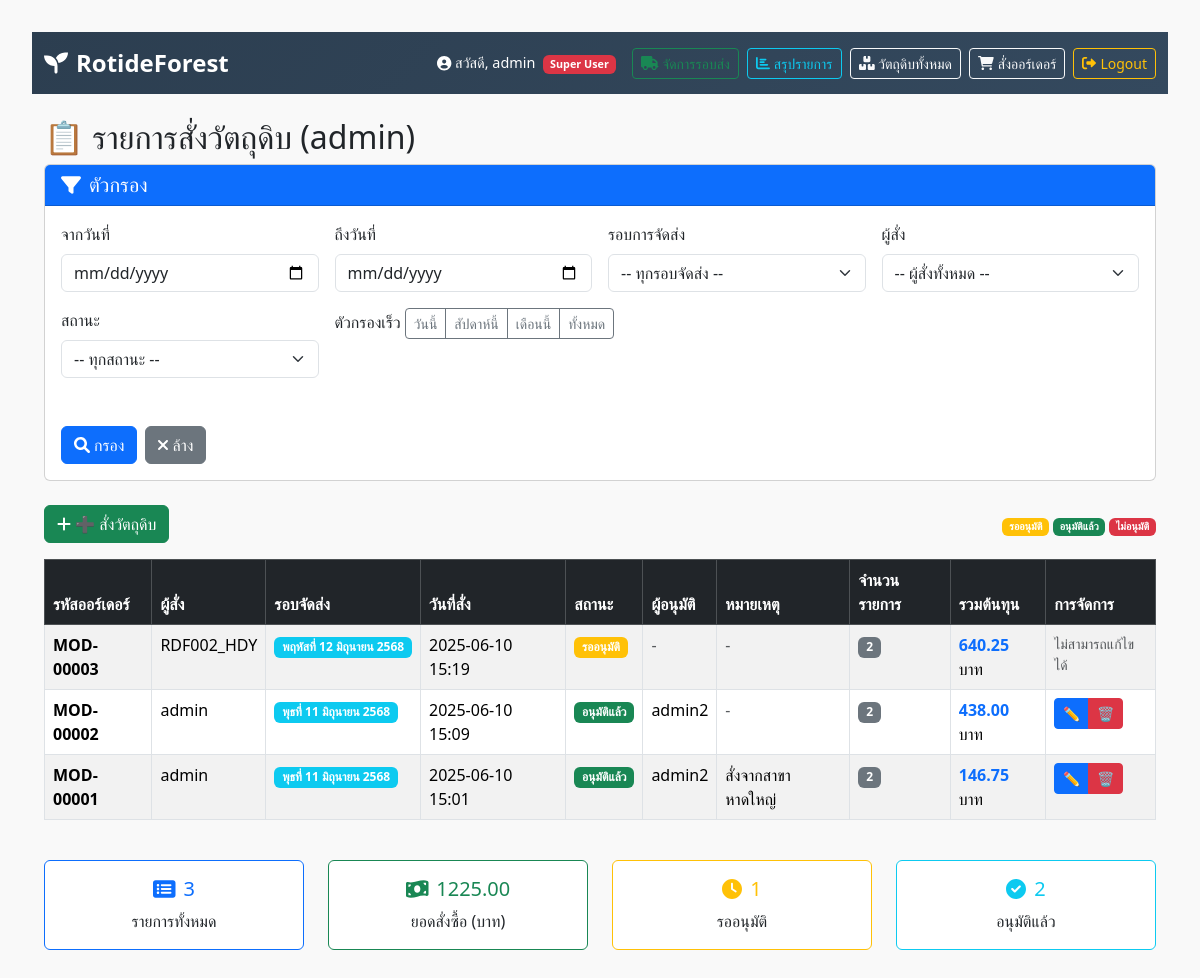
Page / (signed in) on the earlier database version.
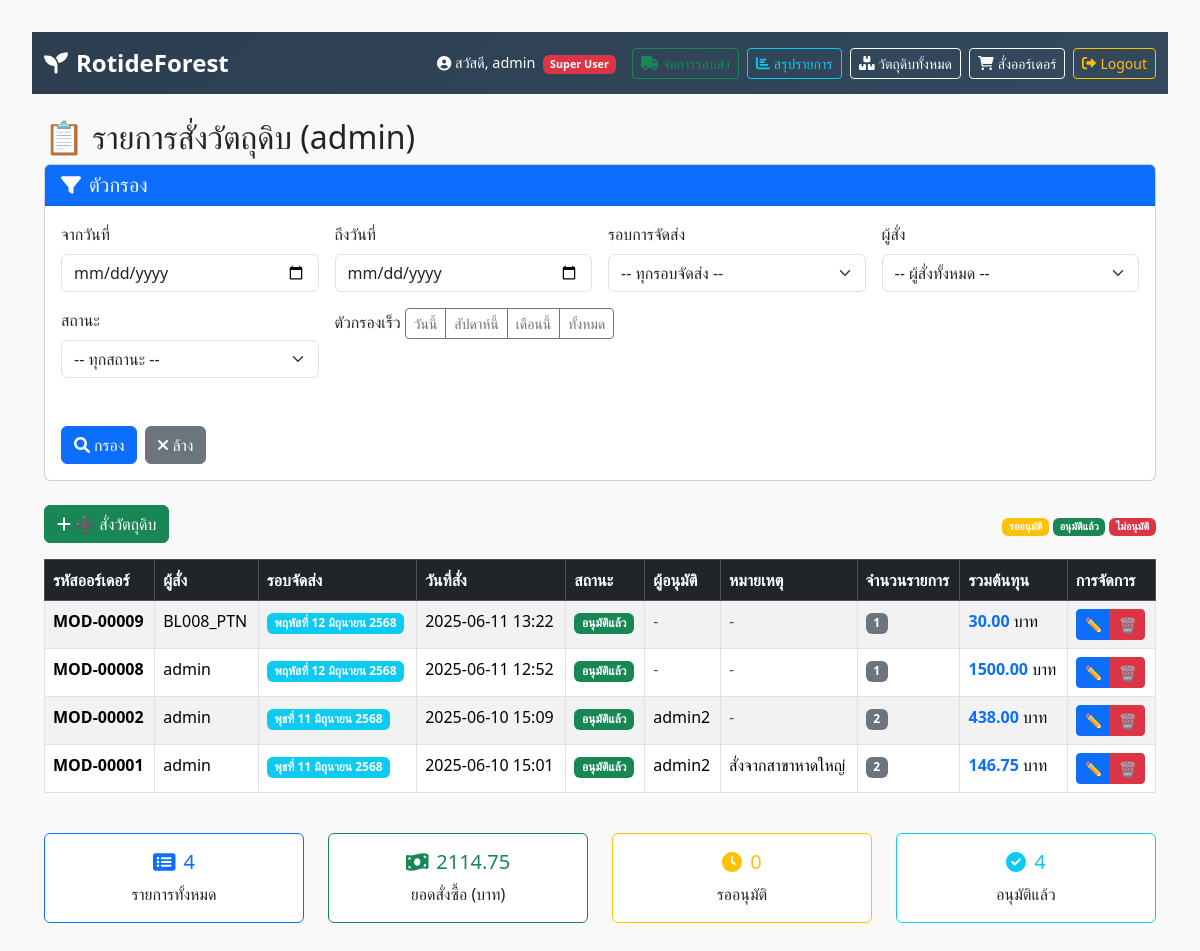
Same page on the later database version.
### inventory/models.py (models this page shows, shortened)
class MaterialOrder(models.Model):
    APPROVAL_STATUS_CHOICES = [
        ('pending', 'รออนุมัติ'),
        ('approved', 'อนุมัติแล้ว'),
        ('rejected', 'ไม่อนุมัติ'),
    ]
    quantity = models.IntegerField(default=0, null=True, blank=True)
    total_cost = models.FloatField(default=0, null=True, blank=True)
    ordered_by = models.ForeignKey(User, on_delete=models.CASCADE, verbose_name="ผู้สั่ง")
    created_at = models.DateTimeField(auto_now_add=True, verbose_name="วันที่สั่ง")
    updated_at = models.DateTimeField(auto_now=True)
    note = models.TextField(blank=True, verbose_name="หมายเหตุ")
    delivery_round = models.ForeignKey(
        DeliveryRound,
        on_delete=models.SET_NULL,
        null=True,
        blank=True,
        verbose_name="รอบจัดส่ง"
    )
    approval_status = models.CharField(
        max_length=20,
        choices=APPROVAL_STATUS_CHOICES,
        default='approved',
        verbose_name="สถานะอนุมัติ"
    )
    approved_by = models.ForeignKey(
        User,
        on_delete=models.SET_NULL,
        null=True,
        blank=True,
        related_name='approved_orders',
        verbose_name="ผู้อนุมัติ"
    )
    approved_at = models.DateTimeField(null=True, blank=True, verbose_name="วันที่อนุมัติ")
    class Meta:
        verbose_name = "รายการสั่งซื้อ"
        verbose_name_plural = "รายการสั่งซื้อ"
        ordering = ['-created_at']

class DeliveryRound(models.Model):
    name = models.CharField(max_length=100, verbose_name="ชื่อรอบจัดส่ง")
    description = models.TextField(blank=True, verbose_name="รายละเอียด")
    is_active = models.BooleanField(default=True, verbose_name="เปิดใช้งาน")
    created_at = models.DateTimeField(auto_now_add=True)
    class Meta:
        verbose_name = "รอบจัดส่ง"
        verbose_name_plural = "รอบจัดส่ง"
        ordering = ['name']

### inventory/views.py (the view, shortened to what this page needs)
# urls.py: path('', views.home, name='home'),
@login_required
def home(request):
    orders = MaterialOrder.objects.all().order_by('-created_at')
    admin_list = ['admin', 'admin2', 'area_manager', 'coo', 'ceo','KITCHEN_CENTRAL']
    date_from = request.GET.get('date_from')
    date_to = request.GET.get('date_to')
    delivery_round_id = request.GET.get('delivery_round')
    ordered_by_id = request.GET.get('ordered_by')
    status_filter = request.GET.get('status')
    active_filters = []
    filter_order = []
    all_cost = []
    for o in orders:
        if request.user.username in admin_list:
            filter_order.append(o)
            all_cost.append(o.total_cost or 0)
        elif o.ordered_by.username == request.user.username:
            filter_order.append(o)
            all_cost.append(o.total_cost or 0)
    sumtotal = len(filter_order)
    total_cost = sum(all_cost)
    filtered_order_ids = [order.id for order in filter_order]
    status_counts = MaterialOrder.objects.filter(id__in=filtered_order_ids).aggregate(
        total=Count('id'),
        pending=Count('id', filter=Q(approval_status='pending')),
        approved=Count('id', filter=Q(approval_status='approved')),
        rejected=Count('id', filter=Q(approval_status='rejected'))
    )
    delivery_rounds = DeliveryRound.objects.filter(is_active=True).order_by('name')
    users = []
    if request.user.username in admin_list:
        users = User.objects.filter(
            materialorder__isnull=False
        ).distinct().order_by('username')
    context = {
        'orders': filter_order,
        'status_counts': status_counts,
        'total_order': sumtotal,
        'total_cost': total_cost,
        'delivery_rounds': delivery_rounds,
        'users': users,
        'admin_list': admin_list,
        'active_filters': active_filters,
    }
    return render(request, 'inventory/home.html', context)

### inventory/templates/inventory/home.html (shortened to what this page needs)
{% extends 'inventory/base.html' %}
{% block content %}
<h2>📋 รายการสั่งวัตถุดิบ ({{ request.user.username }})</h2>
<div class="card mb-4">
  <div class="card-header bg-primary text-white">
    <h5 class="mb-0"><i class="fas fa-filter me-2"></i>ตัวกรอง</h5>
  </div>
  <div class="card-body">
    <form method="GET" id="filterForm">
      <div class="row g-3">
        <div class="col-md-3">
          <label for="date_from" class="form-label">จากวันที่</label>
          <input type="date" class="form-control" id="date_from" name="date_from" value="{{ request.GET.date_from }}">
        </div>
        <div class="col-md-3">
          <label for="date_to" class="form-label">ถึงวันที่</label>
          <input type="date" class="form-control" id="date_to" name="date_to" value="{{ request.GET.date_to }}">
        </div>
        <div class="col-md-3">
          <label for="delivery_round" class="form-label">รอบการจัดส่ง</label>
          <select class="form-select" id="delivery_round" name="delivery_round">
            <option value="">-- ทุกรอบจัดส่ง --</option>
          </select>
        </div>
        {% if request.user.username in admin_list %}
        <div class="col-md-3">
          <label for="ordered_by" class="form-label">ผู้สั่ง</label>
          <select class="form-select" id="ordered_by" name="ordered_by">
            <option value="">-- ผู้สั่งทั้งหมด --</option>
          </select>
        </div>
        {% endif %}
        <div class="col-md-3">
          <label for="status" class="form-label">สถานะ</label>
          <select class="form-select" id="status" name="status">
            <option value="">-- ทุกสถานะ --</option>
          </select>
        </div>
        <div class="col-md-9">
          <label class="form-label">ตัวกรองเร็ว</label>
          <div class="btn-group" role="group">
            <button type="button" class="btn btn-outline-secondary btn-sm" onclick="setDateFilter('today')">วันนี้</button>
            <button type="button" class="btn btn-outline-secondary btn-sm" onclick="setDateFilter('week')">สัปดาห์นี้</button>
            <button type="button" class="btn btn-outline-secondary btn-sm" onclick="setDateFilter('month')">เดือนนี้</button>
            <button type="button" class="btn btn-outline-secondary btn-sm" onclick="setDateFilter('all')">ทั้งหมด</button>
          </div>
        </div>
        <div class="col-md-3">
          <label class="form-label">&nbsp;</label>
          <div class="d-flex gap-2">
            <button type="submit" class="btn btn-primary">
              <i class="fas fa-search me-1"></i>กรอง
            </button>
            <a href="{% url 'home' %}" class="btn btn-secondary">
              <i class="fas fa-times me-1"></i>ล้าง
            </a>
          </div>
        </div>
      </div>
    </form>
  </div>
</div>
<div class="d-flex justify-content-between align-items-center mb-3">
  <a href="{% url 'order_material' %}" class="btn btn-success">
    <i class="fas fa-plus"></i> ➕ สั่งวัตถุดิบ
  </a>
  <div>
    <small class="text-muted">
      <span class="badge bg-warning">รออนุมัติ</span>
      <span class="badge bg-success">อนุมัติแล้ว</span>
      <span class="badge bg-danger">ไม่อนุมัติ</span>
    </small>
  </div>
</div>
<div class="table-responsive">
  <table class="table table-striped table-bordered">
    <thead class="table-dark">
      <tr>
        <th>รหัสออร์เดอร์</th>
        <th>ผู้สั่ง</th>
        <th>รอบจัดส่ง</th>
        <th>วันที่สั่ง</th>
        <th>สถานะ</th>
        <th>ผู้อนุมัติ</th>
        <th>หมายเหตุ</th>
        <th>จำนวนรายการ</th>
        <th>รวมต้นทุน</th>
        <th>การจัดการ</th>
      </tr>
    </thead>
    <tbody>
      {% for order in orders %}
      <tr>
        <td>
          <strong>MOD-{{ order.id|stringformat:"05d" }}</strong>
        </td>
        <td>{{ order.ordered_by.username }}</td>
        <td>
          {% if order.delivery_round %}
            <span class="badge bg-info">{{ order.delivery_round.name }}</span>
          {% else %}
            <span class="text-muted">-</span>
          {% endif %}
        </td>
        <td>{{ order.created_at|date:"Y-m-d H:i" }}</td>
        <td>
          {% if order.approval_status == 'pending' %}
            <span class="badge bg-warning">รออนุมัติ</span>
          {% elif order.approval_status == 'approved' %}
            <span class="badge bg-success">อนุมัติแล้ว</span>
          {% elif order.approval_status == 'rejected' %}
            <span class="badge bg-danger">ไม่อนุมัติ</span>
          {% endif %}
        </td>
        <td>
          {% if order.approved_by %}
            {{ order.approved_by.username }}
          {% else %}
            <span class="text-muted">-</span>
          {% endif %}
        </td>
        <td>
          {% if order.note %}
            <span title="{{ order.note }}">
              {{ order.note|truncatechars:30 }}
            </span>
          {% else %}
            <span class="text-muted">-</span>
          {% endif %}
        </td>
        <td>
          <span class="badge bg-secondary">{{ order.items.count }}</span>
        </td>
        <td>
          <strong class="text-primary">{{ order.total_cost|floatformat:2 }}</strong> บาท
        </td>
        <td>
          <div class="btn-group btn-group-sm" role="group">
            {% if order.approval_status == 'approved' %}
              <a href="{% url 'order_edit' order.id %}" class="btn btn-primary" title="แก้ไข">
                ✏️
              </a>
              <a href="{% url 'order_delete' order.id %}" class="btn btn-danger" title="ลบ">
                🗑️
              </a>
            {% else %}
              <span class="text-muted small">ไม่สามารถแก้ไขได้</span>
            {% endif %}
          </div>
        </td>
      </tr>
      {% endfor %}
    </tbody>
  </table>
</div>
<div class="row mt-4">
  <div class="col-md-3">
    <div class="card text-center border-primary">
      <div class="card-body">
        <h5 class="card-title text-primary">
          <i class="fas fa-list-alt me-2"></i>{{ total_order }}
        </h5>
        <p class="card-text">รายการทั้งหมด</p>
      </div>
    </div>
  </div>
  <div class="col-md-3">
    <div class="card text-center border-success">
      <div class="card-body">
        <h5 class="card-title text-success">
          <i class="fas fa-money-bill-wave me-2"></i>{{ total_cost|floatformat:2 }}
        </h5>
        <p class="card-text">ยอดสั่งซื้อ (บาท)</p>
      </div>
    </div>
  </div>
  <div class="col-md-3">
    <div class="card text-center border-warning">
      <div class="card-body">
        <h5 class="card-title text-warning">
          <i class="fas fa-clock me-2"></i>{{ status_counts.pending }}
        </h5>
        <p class="card-text">รออนุมัติ</p>
      </div>
    </div>
  </div>
  <div class="col-md-3">
    <div class="card text-center border-info">
      <div class="card-body">
        <h5 class="card-title text-info">
          <i class="fas fa-check-circle me-2"></i>{{ status_counts.approved }}
        </h5>
        <p class="card-text">อนุมัติแล้ว</p>
      </div>
    </div>
  </div>
</div>
{% endblock %}

### inventory/templates/inventory/base.html (shortened to what this page needs)
<!DOCTYPE html>
<html lang="en">
<head>
    <link href="https://cdn.jsdelivr.net/npm/bootstrap@5.3.2/dist/css/bootstrap.min.css" rel="stylesheet">
</head>
<body>
<nav class="navbar navbar-expand-lg navbar-dark bg-dark mb-4">
  <div class="container-fluid">
    <a class="navbar-brand" href="{% url 'home' %}">
      <i class="fas fa-seedling me-2"></i>RotideForest
    </a>
    <div class="d-flex align-items-center">
      {% if user.is_authenticated %}
        <span class="user-info">
          <i class="fas fa-user-circle"></i>
          สวัสดี, {{ user.username }}
          {% if user.is_superuser %}
            <span class="badge bg-danger ms-1">Super User</span>
          {% elif user.is_staff %}
            <span class="badge bg-warning text-dark ms-1">Staff</span>
          {% endif %}
        </span>
        {% if user.is_superuser %}
          <a href="{% url 'delivery_round_list' %}" class="btn btn-outline-success btn-sm me-2">
            <i class="fas fa-truck me-1"></i>จัดการรอบส่ง
          </a>
        {% endif %}
        {% if user.is_staff %}
          <a href="{% url 'material_summary' %}" class="btn btn-outline-info btn-sm me-2">
            <i class="fas fa-chart-bar me-1"></i>สรุปรายการ
          </a>
        {% endif %}
        {% if request.user.username == 'admin' %}
          <a href="/materials" class="btn btn-outline-light btn-sm me-2">
            <i class="fas fa-boxes me-1"></i>วัตถุดิบทั้งหมด
          </a>
        {% endif %}
        <a href="/order" class="btn btn-outline-light btn-sm me-2">
          <i class="fas fa-shopping-cart me-1"></i>สั่งออร์เดอร์
        </a>
        <form method="post" action="{% url 'logout' %}" style="display: inline;">
          <button type="submit" class="btn btn-outline-warning btn-sm"
                  onclick="return confirm('คุณต้องการออกจากระบบหรือไม่?')">
            <i class="fas fa-sign-out-alt me-1"></i>Logout
          </button>
        </form>
      {% else %}
        <a href="{% url 'login' %}" class="btn btn-outline-light btn-sm">
          <i class="fas fa-sign-in-alt me-1"></i>Login
        </a>
      {% endif %}
    </div>
  </div>
</nav>
<div class="container">
  {% block content %}{% endblock %}
</div>
</body>
</html>

### inventory/templates/inventory/base.html (style rules this page uses)
body { padding: 2rem; background-color: #f9f9f9; }
.navbar-dark { background: linear-gradient(135deg, #2c3e50 0%, #34495e 100%) !important; }
.navbar-brand { font-weight: 700; font-size: 1.5rem; }
.user-info { color: #ffffff; margin-right: 1rem; font-size: 0.9rem; }

Differences in the rows shown:
removed MaterialOrder: id "00003", ordered_by.username "RDF002_HDY", delivery_round.name "พฤหัสที่ 12 มิถุนายน 2568", created_at "2025-06-10 15:19", approval_status "รออนุมัติ", items.count "2", total_cost "640.25"
added MaterialOrder: id "00009", ordered_by.username "BL008_PTN", delivery_round.name "พฤหัสที่ 12 มิถุนายน 2568", created_at "2025-06-11 13:22", approval_status "อนุมัติแล้ว", items.count "1", total_cost "30.00"
added MaterialOrder: id "00008", ordered_by.username "admin", delivery_round.name "พฤหัสที่ 12 มิถุนายน 2568", created_at "2025-06-11 12:52", approval_status "อนุมัติแล้ว", items.count "1", total_cost "1500.00"
Other differences:
{{ total_order }}: "3" → "4"
{{ total_cost|floatformat:2 }}: "1225.00" → "2114.75"
{{ status_counts.pending }}: "1" → "0"
{{ status_counts.approved }}: "2" → "4"
